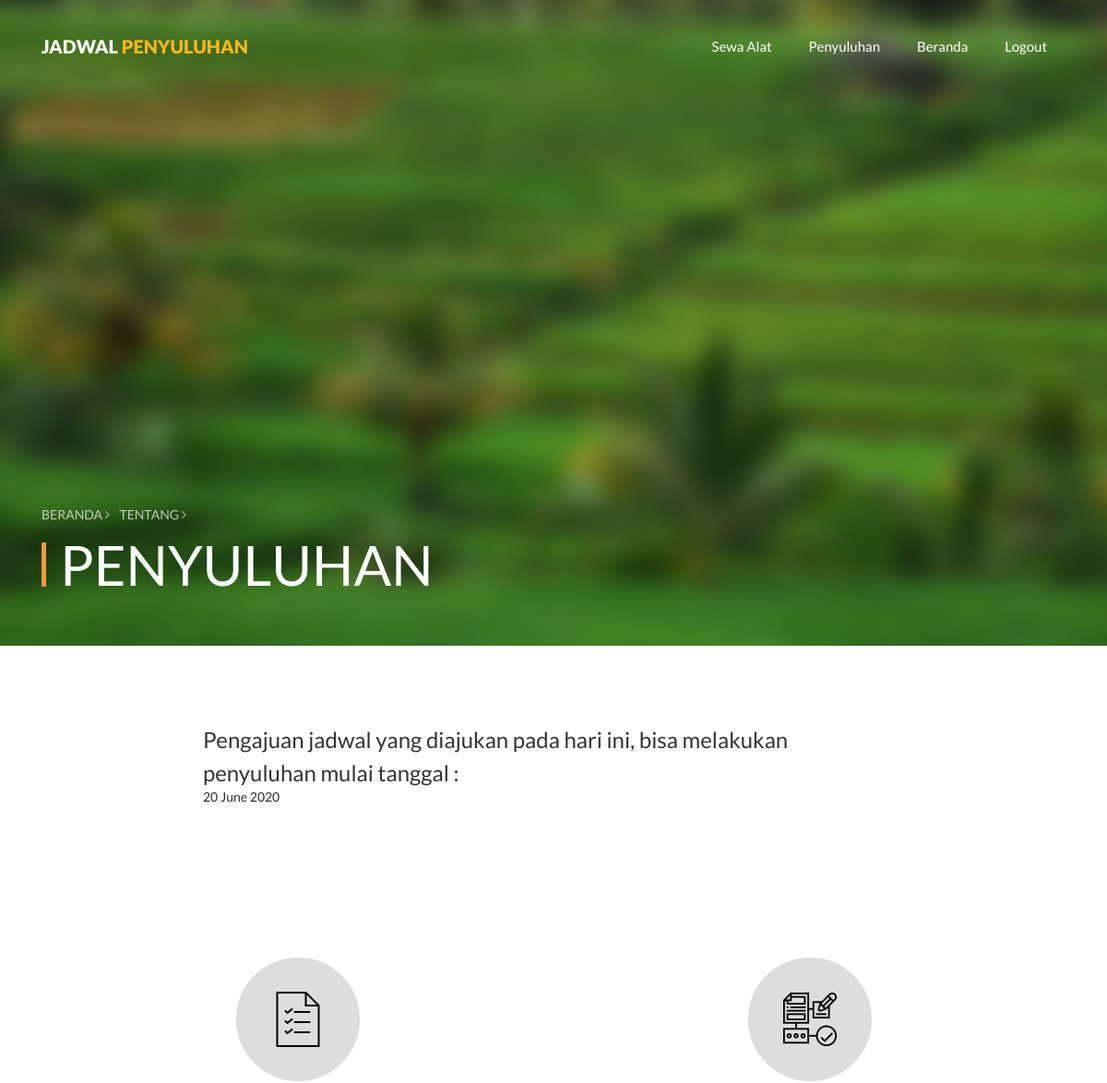
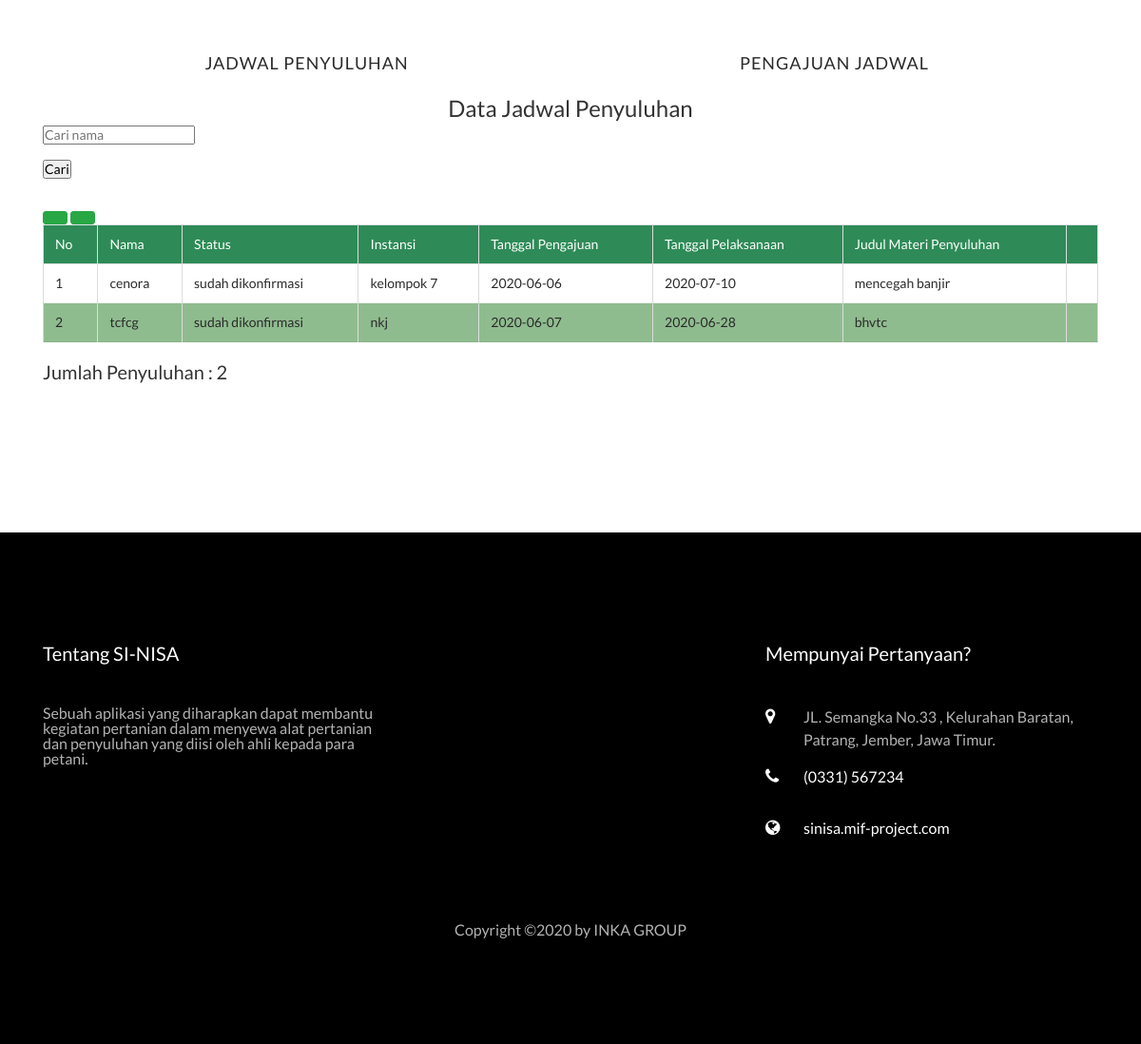
Page /index.php/sinisa/penyuluhan on the committed database (2 pictures, top to bottom).
### tables this page shows
CREATE TABLE `penyuluhan` (
  `id` int(11) NOT NULL,
  `nama` varchar(50) NOT NULL,
  `nama_instansi` varchar(50) NOT NULL,
  `status` varchar(20) NOT NULL,
  `tanggal_input` date NOT NULL,
  `tanggal_output` date NOT NULL,
  `materi` varchar(70) NOT NULL
);

### application/controllers/sinisa.php (called while the page is built, shortened)
<?php
class sinisa extends CI_Controller {
	public function penyuluhan(){
		$data['user'] = $this->sinisa_model->getAll()->result();
		$this->template->views('penyuluhan_view', $data);
	}
}

### index.php (called while the page is built, shortened)
<?php
require_once BASEPATH.'core/CodeIgniter.php';

### application/models/sinisa_model.php (called while the page is built, shortened)
<?php
class sinisa_model extends CI_Model{
	function getAll(){
		$this->db->select('*');
		$this->db->from('penyuluhan');
		$query = $this->db->get();
            return $query;
	}
}
?>

### application/views/penyuluhan_view.php (the view, shortened to what this page needs)
<?php
$getGrup = $this->session->userdata('session_grup');
?>
<!DOCTYPE html>
<html lang="en">
  <head>
    <link rel="stylesheet" href="<?php echo base_url();?>assets/asewa/css/open-iconic-bootstrap.min.css">
    <link rel="stylesheet" href="<?php echo base_url();?>assets/asewa/css/animate.css">
    <link rel="stylesheet" href="<?php echo base_url();?>assets/asewa/css/owl.carousel.min.css">
    <link rel="stylesheet" href="<?php echo base_url();?>assets/asewa/css/owl.theme.default.min.css">
    <link rel="stylesheet" href="<?php echo base_url();?>assets/asewa/css/magnific-popup.css">
    <link rel="stylesheet" href="<?php echo base_url();?>assets/asewa/css/aos.css">
    <link rel="stylesheet" href="<?php echo base_url();?>assets/asewa/css/ionicons.min.css">
    <link rel="stylesheet" href="<?php echo base_url();?>assets/asewa/css/bootstrap-datepicker.css">
    <link rel="stylesheet" href="<?php echo base_url();?>assets/asewa/css/jquery.timepicker.css">
    <link rel="stylesheet" href="<?php echo base_url();?>assets/asewa/css/flaticon.css">
    <link rel="stylesheet" href="<?php echo base_url();?>assets/asewa/css/icomoon.css">
    <link rel="stylesheet" href="<?php echo base_url();?>assets/asewa/css/style.css">
  </head>
  <body>
    <nav class="navbar navbar-expand-lg navbar-dark ftco_navbar bg-dark ftco-navbar-light" id="ftco-navbar">
      <div class="container">
        <a class="navbar-brand" href="">JADWAL <span>PENYULUHAN</span></a>
        <div class="collapse navbar-collapse" id="ftco-nav">
          <ul class="navbar-nav ml-auto">
            <li class="nav-item"><a href="../../sewaalat/sewa.php" class="nav-link">Sewa Alat</a></li>
            <li class="nav-item"><a href="<?php echo base_url();?>sinisa/penyuluhan" class="nav-link">Penyuluhan</a></li>
            <li class="nav-item"><a href="<?php echo base_url();?>sinisa/index" class="nav-link">Beranda</a></li>
            <li class="nav-item"><a href="../../logout.php" class="nav-link">Logout</a></li>
          </ul>
        </div>
      </div>
    </nav>
    <section class="hero-wrap hero-wrap-2 js-fullheight" style="background-image: url('<?php echo base_url();?>assets/aberanda/images/sawahblur.jpg');" data-stellar-background-ratio="0.5">
      <div class="overlay"></div>
        <div class="container">
          <div class="row no-gutters slider-text js-fullheight align-items-end justify-content-start">
            <div class="col-md-9 ftco-animate pb-5">
              <p class="breadcrumbs"><span class="mr-2"><a href="<?php echo base_url();?>application/views/sinisa_home.php">Beranda <i class="ion-ios-arrow-forward"></i></a></span> <span><a href="../../beranda/about.php">Tentang <i class="ion-ios-arrow-forward"></i></a></span></p>
              <h1 class="mb-3 bread">PENYULUHAN</h1>
            </div>
          </div>
        </div>
    </section>
    <section class="ftco-section">
      <div class="container">
      <div class="row d-flex mb-5 contact-info justify-content-center">
          <div class="col-md-8">
            <div class="row mb-5">
              <tr>
              <p><h4>Pengajuan jadwal yang diajukan pada hari ini, bisa melakukan penyuluhan mulai tanggal :
              </h4></p>
              <?php echo date('d F Y',strtotime("+7 day")); ?>
              </tr>
            </div>
          </div>
      </div>
      <section class="service-block">
      <link href="<?php echo base_url();?>assets/aberanda/css/style.css" rel="stylesheet">
                <div class="container">
                    <div class="row">
                        <div class="col-md-6 col-sm-6 col-xs-12 width-50">
                            <div class="service-details text-center">
                                <div class="service-image">
                                    <img alt="image" class="img-responsive" src="<?php echo base_url();?>assets/aberanda/images/icons/list.png" a href="<?php echo base_url();?>application/views/penyuluhan_view.php">
                                </div>
                                <h4><a href="<?php echo base_url();?>application/views/penyuluhan_view.php">JADWAL PENYULUHAN</a></h4>
                            </div>
                        </div>
                        <div class="col-md-6 col-sm-6 col-xs-12 mt-25">
                            <div class="service-details text-center">
                                <div class="service-image">
                                    <img alt="image" class="img-responsive" src="<?php echo base_url();?>assets/aberanda/images/icons/planner.png" a href="pengajuan.php">
                                </div>
                                <h4><a href="pengajuan.php">PENGAJUAN JADWAL</a></h4>
                            </div>
                        </div>
                    </div>
                </div>
            </section><br>
        <div class="table-responsive">
            <table id="recent-purchases-listing" class="table">
            <link rel="stylesheet" href="<?php echo base_url();?>assets/aberanda/css/csscoba.css">
                <thead>
                <center><h4>Data Jadwal Penyuluhan</h4></center>
                <form action="indexpenyuluhan.php" method="post">
                    <input type="text" name="valueToSearch" placeholder="Cari nama"><br><br>
                    <input type="submit" name="search" value="Cari"><br><br>
                </form>
                    <table border="1" class="table">
                        <tr>
                            <th>No</th>
                            <th>Nama</th>
                            <th>Status</th>
                            <th>Instansi</th>
                            <th>Tanggal Pengajuan</th>
                            <th>Tanggal Pelaksanaan</th>
                            <th>Judul Materi Penyuluhan</th>
                            <th></th>
                        </tr>
                        <?php
                        $nomor = 1;
                        foreach ($user as $baris){
                        ?>
                        <tr>
                            <td><?php echo $nomor++; ?></td>
                            <td><?php echo $baris->nama; ?></td>
                            <td><?php echo $baris->status; ?></td>
                            <td><?php echo $baris->nama_instansi; ?></td>
                            <td><?php echo $baris->tanggal_input; ?></td>
                            <td><?php echo $baris->tanggal_output; ?></td>
                            <td><?php echo $baris->materi; ?></td>
                            <td>
                            </td>
                        </tr>
                        <a href="<?php echo base_url('sinisa/edit/' .$baris->id); ?>" class="btn btn-success btn-icon-split">
					              </a>
					              <a href="<?php echo base_url('sinisa/hapus/' .$baris->id); ?>">
					              </a>
                        <?php } ?>
                    </table>
                        <h5>Jumlah Penyuluhan : <?php echo $nomor-1; ?> </h5>
                </thead>
            </table>
        </div>
      </div>
    </section>
    <footer class="ftco-footer ftco-bg-dark ftco-section">
      <div class="container">
        <div class="row mb-5">
          <div class="col-md">
            <div class="ftco-footer-widget mb-4">
              <h2 class="ftco-heading-2">Tentang SI-NISA</h2>
              <p>Sebuah aplikasi yang diharapkan dapat membantu kegiatan pertanian dalam menyewa alat pertanian dan penyuluhan yang diisi oleh ahli kepada para petani.</p>
            </div>
          </div>
          <div class="col-md"></div>
          <div class="col-md">
            <div class="ftco-footer-widget mb-4">
              <h2 class="ftco-heading-2">Mempunyai Pertanyaan?</h2>
              <div class="block-23 mb-3">
                <ul>
                  <li><span class="icon icon-map-marker"></span><span class="text">JL. Semangka No.33 , Kelurahan Baratan, Patrang, Jember, Jawa Timur.</span></li>
                  <li><a><span class="icon icon-phone"></span><span class="text"> (0331) 567234</span></a></li>
                  <li><a><span class="icon icon-globe"></span><span class="text">sinisa.mif-project.com</span></a></li>
                </ul>
              </div>
            </div>
          </div>
        </div>
        <div class="row">
          <div class="col-md-12 text-center">
            <p>
   Copyright &copy;<script>document.write(new Date().getFullYear());</script> by <a href="" target="_blank">INKA GROUP</a>
  </p>
          </div>
        </div>
      </div>
    </footer>
  </body>
</html>

### application/libraries/template.php
<?php
class Template{
	protected $_ci;
	function __construct(){
		$this->_ci = &get_instance();
	}
function views($template = NULL, $data = NULL){
    if($template != NULL){
		echo $data['Template']= $this->_ci->load->view('penyuluhan_view', $data, TRUE);
    }
}
}
?>

### assets/asewa/css/icomoon.css (style rules this page uses)
[class^="icon-"], [class*=" icon-"] { font-family: 'icomoon' !important; speak: none; font-style: normal; font-weight: normal; font-variant: normal; text-transform: none; line-height: 1; -webkit-font-smoothing: antialiased; -moz-osx-font-smoothing: grayscale; }
.icon-map-marker:before { content: "\f041"; }
.icon-phone:before { content: "\f095"; }
.icon-globe:before { content: "\f0ac"; }

### assets/aberanda/css/style.css (style rules this page uses)
html, body { height: 100%; margin: 0; padding: 0; }
body { background-color: #fff; color: #2b2b2b; font-family: 'Lato', sans-serif; font-size: 14px; line-height: 16px; min-width: 320px; width: 100%; }
* { margin: 0; padding: 0; }
h1,h2,h3,h4,h5,h6,p { margin: 0 }
html, html a { -webkit-font-smoothing: antialiased; text-shadow: 1px 1px 1px rgba(0,0,0,0.004); }
a, button { text-decoration: none; cursor: pointer; }
a { color: #2b2b2b; }
a, a:hover, a:focus, button:hover, button:focus { outline: 0 none !important; text-decoration: none; }
table { border-collapse: collapse; width: 35%; }
table, th, td { border: 1px solid gainsboro; padding: 10px; }
th { background-color: seagreen; color: white; }
tr:nth-child(odd) { background-color: darkseagreen; }
ul { margin: 0; padding: 0; }
.navbar { min-height: 35px; margin-bottom: 0; }
.service-block, .gallery-block, .vacation-offer-block, .resort-overview-block, .blog-block, .blog-block-slider, .about-block, .contact-block, .blog { padding: 70px 0 0 0; }
.service-image { border: 2px solid #ddd; border-radius: 50%; display: inline-block; padding: 35px; background: #ddd; }
.service-details h4 { font-size: 18px; font-weight: 500; letter-spacing: 1px; margin-top: 55px; text-transform: uppercase; }
footer { background: #162541 none repeat scroll 0 0; color: #ddd !important; margin-top: 70px; padding: 50px 0 20px; }
footer a { color: #fff; }

### assets/aberanda/css/csscoba.css (style rules this page uses)
table { border-collapse: collapse; width: 35%; }
table, th, td { border: 1px solid gainsboro; padding: 5px 1; }
th { background-color: seagreen; color: white; }
tr:nth-child(odd) { background-color: darkseagreen; }

### rows in the picture
penyuluhan: nama "cenora", status "sudah dikonfirmasi", nama_instansi "kelompok 7", tanggal_input "2020-06-06", tanggal_output "2020-07-10", materi "mencegah banjir"
penyuluhan: nama "tcfcg", status "sudah dikonfirmasi", nama_instansi "nkj", tanggal_input "2020-06-07", tanggal_output "2020-06-28", materi "bhvtc"

### other values in the picture
$nomor-1 "2"
